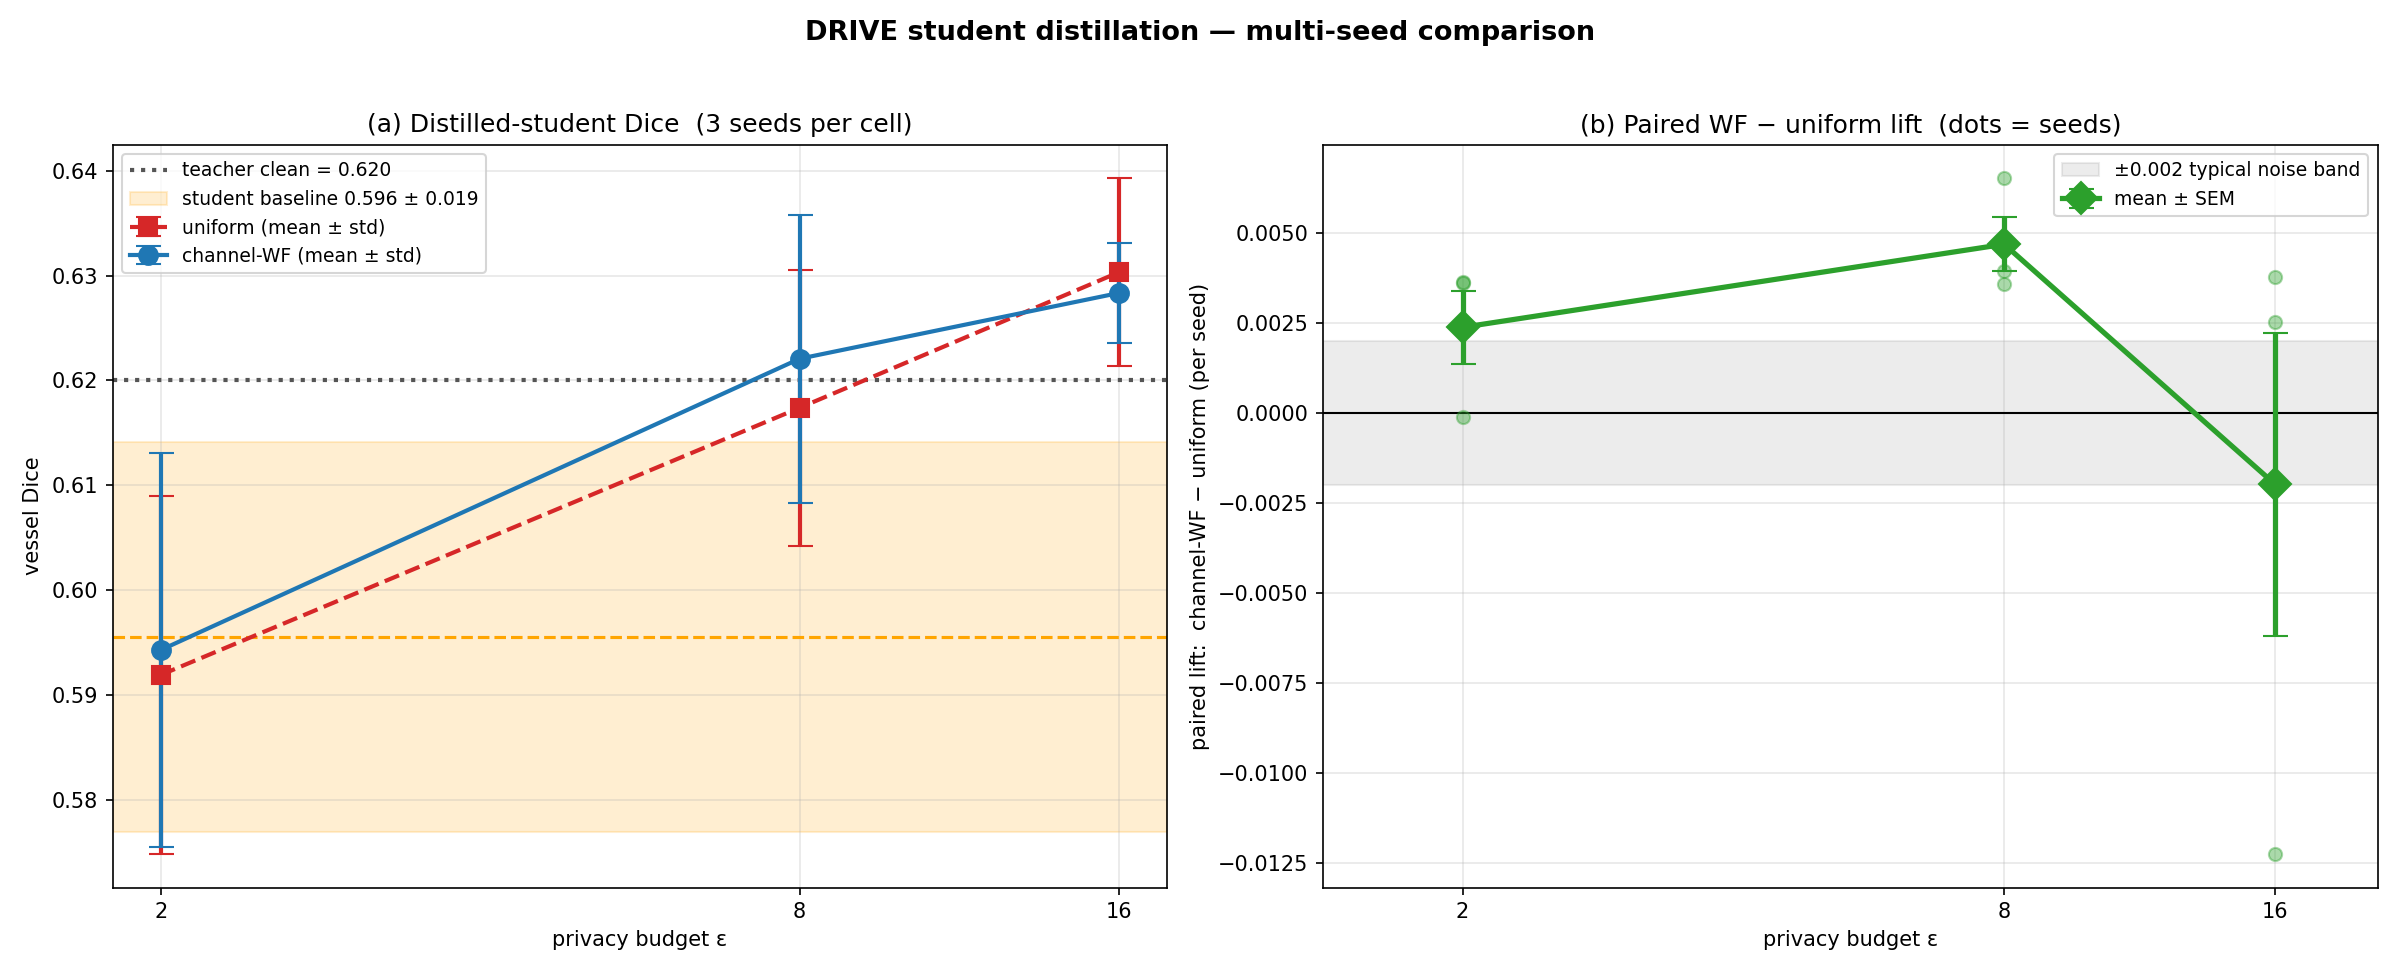

Write the Python code that produced this figure.
"""
Multi-seed student distillation: WF vs uniform with 3 student seeds.

Same setup as drive_student_distill.py, but each (ε, mechanism) cell is
run with 3 fresh student seeds. Computes:
  - mean ± std Dice per (ε, mech)
  - paired WF - uniform lift per seed
  - lift mean ± SEM   → statistical-significance signal
"""

import json
import sys
import time
from pathlib import Path

import numpy as np
import torch
from torch.utils.data import DataLoader

sys.path.insert(0, str(Path(__file__).parent))
from drive_local_demo import (
    DriveDataset, TinyUNet, train_teacher, evaluate_vessel_dice,
    compute_importance, collect_caps,
)
from synthetic_demo import (
    eps_to_rho, waterfilling_sigma, uniform_sigma,
)
from drive_student_distill import precompute_cache, train_student_distill


def main():
    device = "mps" if torch.backends.mps.is_available() else "cpu"
    torch.manual_seed(0); np.random.seed(0)
    print(f"Device: {device}")

    train_ds = DriveDataset("train", size=96)
    val_ds   = DriveDataset("val",   size=96)
    val_loader = DataLoader(val_ds, batch_size=4, shuffle=False)
    print(f"train={len(train_ds)}  val={len(val_ds)}")

    # -- teacher --
    print("\n[1/3] Training teacher...")
    teacher = TinyUNet(in_ch=3, num_classes=2, base=32).to(device)
    t_loader = DataLoader(train_ds, batch_size=4, shuffle=True)
    train_teacher(teacher, t_loader, n_epochs=60, lr=1e-3, device=device)
    clean_dice = evaluate_vessel_dice(teacher, val_loader, device)
    importance = compute_importance(teacher, t_loader, device).to(device)
    caps       = collect_caps(teacher, t_loader, device).to(device)
    Cb_T = importance.shape[0]
    for p in teacher.parameters():
        p.requires_grad_(False)
    teacher.eval()
    print(f"  teacher clean Dice = {clean_dice:.4f}")

    # -- 3 student baselines --
    print("\n[2/3] Student baselines (3 seeds, no distillation)...")
    baseline_dices = []
    for s in [100, 200, 300]:
        torch.manual_seed(s)
        sb = TinyUNet(in_ch=3, num_classes=2, base=16).to(device)
        sb_loader = DataLoader(train_ds, batch_size=4, shuffle=True)
        train_teacher(sb, sb_loader, n_epochs=60, lr=1e-3, device=device)
        d = evaluate_vessel_dice(sb, val_loader, device)
        baseline_dices.append(d)
        print(f"  seed={s}: {d:.4f}")
    baseline_mean = float(np.mean(baseline_dices))
    baseline_std  = float(np.std(baseline_dices))
    print(f"  baseline = {baseline_mean:.4f} ± {baseline_std:.4f}")

    # -- distillation sweep --
    print("\n[3/3] Student distillation: WF vs uniform × 3 seeds each...")
    epsilons = [2.0, 8.0, 16.0]
    K = 10
    student_seeds = [100, 200, 300]
    deltas = torch.full((Cb_T,), 2.0 / K, device=device)

    results = {
        "clean_teacher":         clean_dice,
        "student_baseline_mean": baseline_mean,
        "student_baseline_std":  baseline_std,
        "student_baseline_dices": baseline_dices,
        "K": K, "lambda_feat": 0.4, "n_epochs": 40,
        "student_seeds": student_seeds,
        "sweep": {},
    }

    for eps in epsilons:
        rho = eps_to_rho(eps)
        sigma_uni = uniform_sigma(deltas, rho)
        sigma_wf  = waterfilling_sigma(deltas, importance, rho)
        results["sweep"][eps] = {}

        # Precompute (same noise per (ε, mech) across student seeds)
        cache_uni = precompute_cache(teacher, train_ds, caps, sigma_uni,
                                     device, seed=42 + int(eps * 10))
        cache_wf  = precompute_cache(teacher, train_ds, caps, sigma_wf,
                                     device, seed=42 + int(eps * 10))

        for mech, cache in [("uniform", cache_uni), ("channel_WF", cache_wf)]:
            print(f"\n  >>> ε={eps}  mechanism={mech}")
            dices = []
            for s in student_seeds:
                t0 = time.time()
                best, _ = train_student_distill(
                    train_ds, val_loader, cache, device,
                    student_base=16, teacher_base=32,
                    n_epochs=40, lr=1e-3, lambda_feat=0.4, seed=s,
                )
                dices.append(best)
                print(f"    seed={s}: best={best:.4f}  ({time.time()-t0:.1f}s)")
            mean_d = float(np.mean(dices))
            std_d  = float(np.std(dices))
            print(f"    → {mech}: {mean_d:.4f} ± {std_d:.4f}")
            results["sweep"][eps][mech] = {
                "dices": dices, "mean": mean_d, "std": std_d,
            }

    # -- summary --
    print("\n" + "=" * 100)
    print(f"clean teacher:               {clean_dice:.4f}")
    print(f"student baseline (3 seeds):  {baseline_mean:.4f} ± {baseline_std:.4f}")
    print(f"{'ε':>5}  {'uniform Dice':>18}  {'WF Dice':>18}  {'paired lift':>14}  {'sig':>20}")
    print("-" * 100)
    for eps in epsilons:
        u_mean = results["sweep"][eps]["uniform"]["mean"]
        u_std  = results["sweep"][eps]["uniform"]["std"]
        w_mean = results["sweep"][eps]["channel_WF"]["mean"]
        w_std  = results["sweep"][eps]["channel_WF"]["std"]

        paired = [w - u for u, w in zip(
            results["sweep"][eps]["uniform"]["dices"],
            results["sweep"][eps]["channel_WF"]["dices"],
        )]
        lift_mean = float(np.mean(paired))
        lift_std  = float(np.std(paired))
        lift_sem  = lift_std / np.sqrt(len(paired))

        if   lift_mean >  2 * lift_sem: sig = "** WF wins (>2σ)"
        elif lift_mean < -2 * lift_sem: sig = "** uniform wins (>2σ)"
        elif abs(lift_mean) > lift_sem: sig = "~ trend"
        else:                            sig = "≈ tied (noise)"

        results["sweep"][eps]["paired_lifts"]  = paired
        results["sweep"][eps]["lift_mean"]     = lift_mean
        results["sweep"][eps]["lift_std"]      = lift_std
        results["sweep"][eps]["lift_sem"]      = lift_sem

        print(f"{eps:>5.1f}  {u_mean:.4f} ± {u_std:.4f}  "
              f"{w_mean:.4f} ± {w_std:.4f}  "
              f"{lift_mean:+.4f}±{lift_sem:.4f}  {sig:>20}")
    print("=" * 100)

    out_path = Path(__file__).parent / "drive_student_distill_multiseed_results.json"
    out_path.write_text(json.dumps(results, indent=2, default=str))
    print(f"\nSaved JSON: {out_path}")

    # -- plot --
    import matplotlib
    matplotlib.use("Agg")
    import matplotlib.pyplot as plt

    fig, axes = plt.subplots(1, 2, figsize=(16, 6.5))

    # Panel a
    ax = axes[0]
    ax.axhline(clean_dice, color="#555", ls=":", lw=2,
               label=f"teacher clean = {clean_dice:.3f}")
    ax.axhspan(baseline_mean - baseline_std, baseline_mean + baseline_std,
               color="orange", alpha=0.18,
               label=f"student baseline {baseline_mean:.3f} ± {baseline_std:.3f}")
    ax.axhline(baseline_mean, color="orange", ls="--", lw=1.5)
    u_means = [results["sweep"][e]["uniform"]["mean"]    for e in epsilons]
    u_stds  = [results["sweep"][e]["uniform"]["std"]     for e in epsilons]
    w_means = [results["sweep"][e]["channel_WF"]["mean"] for e in epsilons]
    w_stds  = [results["sweep"][e]["channel_WF"]["std"]  for e in epsilons]
    ax.errorbar(epsilons, u_means, yerr=u_stds, fmt="s--", color="#d62728",
                lw=2, ms=9, capsize=6, label="uniform (mean ± std)")
    ax.errorbar(epsilons, w_means, yerr=w_stds, fmt="o-", color="#1f77b4",
                lw=2, ms=9, capsize=6, label="channel-WF (mean ± std)")
    ax.set_xscale("log", base=2)
    ax.set_xticks(epsilons)
    ax.set_xticklabels([str(int(e)) for e in epsilons])
    ax.set_xlabel("privacy budget ε")
    ax.set_ylabel("vessel Dice")
    ax.set_title("(a) Distilled-student Dice  (3 seeds per cell)")
    ax.legend(loc="best", fontsize=9)
    ax.grid(alpha=0.3)

    # Panel b
    ax = axes[1]
    ax.axhline(0, color="black", lw=1)
    lift_means = [results["sweep"][e]["lift_mean"] for e in epsilons]
    lift_sems  = [results["sweep"][e]["lift_sem"]  for e in epsilons]
    for e in epsilons:
        for lift in results["sweep"][e]["paired_lifts"]:
            ax.scatter(e, lift, color="#2ca02c", alpha=0.4, s=40, zorder=3)
    ax.errorbar(epsilons, lift_means, yerr=lift_sems, fmt="D-", color="#2ca02c",
                lw=2.5, ms=11, capsize=6, label="mean ± SEM")
    ax.fill_between([epsilons[0]*0.7, epsilons[-1]*1.3], -0.002, 0.002,
                    color="gray", alpha=0.15,
                    label="±0.002 typical noise band")
    ax.set_xscale("log", base=2)
    ax.set_xticks(epsilons)
    ax.set_xticklabels([str(int(e)) for e in epsilons])
    ax.set_xlim(epsilons[0]*0.7, epsilons[-1]*1.3)
    ax.set_xlabel("privacy budget ε")
    ax.set_ylabel("paired lift:  channel-WF − uniform (per seed)")
    ax.set_title("(b) Paired WF − uniform lift  (dots = seeds)")
    ax.legend(loc="best", fontsize=9)
    ax.grid(alpha=0.3)

    fig.suptitle("DRIVE student distillation — multi-seed comparison",
                 fontweight="bold", fontsize=13)
    fig.tight_layout(rect=[0, 0, 1, 0.96])
    plot_path = Path(__file__).parent / "drive_student_distill_multiseed.png"
    fig.savefig(plot_path, dpi=150)
    print(f"Saved plot: {plot_path}")


if __name__ == "__main__":
    main()
